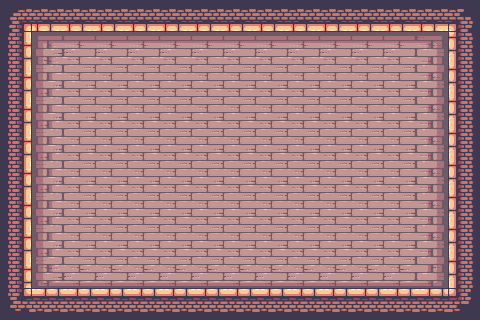

A 2D game scene composited from a Tiled map and its tileset images. What follows is a short description and the map's XML, with every tile layer's data as written:
An orthogonal 15x10 tile map with 32x32 px tiles, 2 tile layers (bj, wall).

<map version="1.2" tiledversion="1.2.0" orientation="orthogonal" renderorder="right-down" width="15" height="10" tilewidth="32" tileheight="32" infinite="0" nextlayerid="3" nextobjectid="1">
 <tileset firstgid="1" source="map.tsx" />
 <layer id="1" name="bj" width="15" height="10">
  <data encoding="csv">
0,0,0,0,0,0,0,0,0,0,0,0,0,0,0,
0,135,136,136,136,136,136,136,136,136,136,136,136,137,0,
0,154,155,155,155,155,155,155,155,155,155,155,155,156,0,
0,154,155,155,155,155,155,155,155,155,155,155,155,156,0,
0,154,155,155,155,155,155,155,155,155,155,155,155,156,0,
0,154,155,155,155,155,155,155,155,155,155,155,155,156,0,
0,154,155,155,155,155,155,155,155,155,155,155,155,156,0,
0,154,155,155,155,155,155,155,155,155,155,155,155,156,0,
0,173,174,174,174,174,174,174,174,174,174,174,174,175,0,
0,0,0,0,0,0,0,0,0,0,0,0,0,0,0
</data>
 </layer>
 <layer id="2" name="wall" width="15" height="10">
  <data encoding="csv">
27,60,60,60,60,60,60,60,60,60,60,60,60,60,28,
42,0,0,0,0,0,0,0,0,0,0,0,0,0,40,
42,0,0,0,0,0,0,0,0,0,0,0,0,0,40,
42,0,0,0,0,0,0,0,0,0,0,0,0,0,40,
42,0,0,0,0,0,0,0,0,0,0,0,0,0,40,
42,0,0,0,0,0,0,0,0,0,0,0,0,0,40,
42,0,0,0,0,0,0,0,0,0,0,0,0,0,40,
42,0,0,0,0,0,0,0,0,0,0,0,0,0,40,
42,0,0,0,0,0,0,0,0,0,0,0,0,0,40,
46,22,22,22,22,22,22,22,22,22,22,22,22,22,47
</data>
 </layer>
</map>
